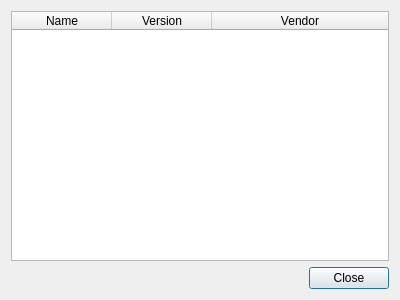
<?xml version="1.0" encoding="UTF-8"?>
<ui version="4.0">
 <class>AboutPlugins</class>
 <widget class="QDialog" name="AboutPlugins">
  <property name="geometry">
   <rect>
    <x>0</x>
    <y>0</y>
    <width>400</width>
    <height>300</height>
   </rect>
  </property>
  <property name="windowTitle">
   <string>Installed Plugins</string>
  </property>
  <layout class="QGridLayout" name="gridLayout">
   <item row="0" column="0">
    <widget class="QTableWidget" name="loadedPlugins">
     <attribute name="horizontalHeaderStretchLastSection">
      <bool>true</bool>
     </attribute>
     <attribute name="verticalHeaderVisible">
      <bool>false</bool>
     </attribute>
     <column>
      <property name="text">
       <string>Name</string>
      </property>
     </column>
     <column>
      <property name="text">
       <string>Version</string>
      </property>
     </column>
     <column>
      <property name="text">
       <string>Vendor</string>
      </property>
     </column>
    </widget>
   </item>
   <item row="1" column="0">
    <widget class="QDialogButtonBox" name="buttonBox">
     <property name="orientation">
      <enum>Qt::Horizontal</enum>
     </property>
     <property name="standardButtons">
      <set>QDialogButtonBox::Close</set>
     </property>
    </widget>
   </item>
  </layout>
 </widget>
 <resources/>
 <connections>
  <connection>
   <sender>buttonBox</sender>
   <signal>accepted()</signal>
   <receiver>AboutPlugins</receiver>
   <slot>accept()</slot>
   <hints>
    <hint type="sourcelabel">
     <x>248</x>
     <y>254</y>
    </hint>
    <hint type="destinationlabel">
     <x>157</x>
     <y>274</y>
    </hint>
   </hints>
  </connection>
  <connection>
   <sender>buttonBox</sender>
   <signal>rejected()</signal>
   <receiver>AboutPlugins</receiver>
   <slot>reject()</slot>
   <hints>
    <hint type="sourcelabel">
     <x>316</x>
     <y>260</y>
    </hint>
    <hint type="destinationlabel">
     <x>286</x>
     <y>274</y>
    </hint>
   </hints>
  </connection>
 </connections>
</ui>
